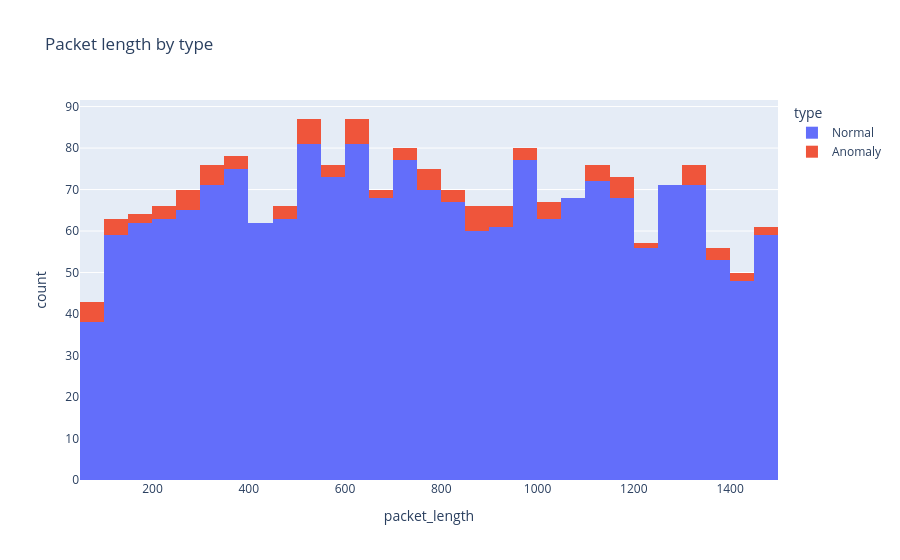

Source (notebook cell):
### Code cell
# Packet length distribution (normal vs anomaly)
data['type'] = data['is_anomaly'].map({0: 'Normal', 1: 'Anomaly'})
fig2 = px.histogram(data, x='packet_length', color='type', nbins=40, title='Packet length by type')
fig2.show()

### Figure 1 — Plotly figure (JSON) as saved in the notebook; plotly's stock layout.template omitted (floating-point values rounded to 4 significant figures; data arrays with more than 128 entries replaced by an {"elided": "..."} marker saying what was removed)
{"data": [{"bingroup": "x", "hovertemplate": "type=Normal<br>packet_length=%{x}<br>count=%{y}<extra></extra>", "legendgroup": "Normal", "marker": {"color": "#636efa", "pattern": {"shape": ""}}, "name": "Normal", "nbinsx": 40, "orientation": "v", "showlegend": true, "type": "histogram", "x": {"elided": "1902 int values"}, "xaxis": "x", "yaxis": "y"}, {"bingroup": "x", "hovertemplate": "type=Anomaly<br>packet_length=%{x}<br>count=%{y}<extra></extra>", "legendgroup": "Anomaly", "marker": {"color": "#EF553B", "pattern": {"shape": ""}}, "name": "Anomaly", "nbinsx": 40, "orientation": "v", "showlegend": true, "type": "histogram", "x": [522, 629, 1146, 1316, 954, 928, 780, 1474, 1174, 338, 1040, 67, 1043, 1120, 743, 1016, 96, 661, 104, 490, 355, 566, 901, 237, 251, 893, 1321, 961, 296, 554, 736, 221, 158, 253, 360, 71, 531, 1423, 371, 1308, 1192, 1164, 518, 1126, 1498, 329, 709, 1176, 250, 847, 1340, 143, 1167, 814, 782, 451, 866, 230, 1035, 764, 1347, 622, 789, 617, 593, 1106, 803, 878, 68, 271, 320, 919, 762, 876, 140, 540, 322, 309, 89, 618, 609, 613, 680, 450, 1353, 530, 1387, 1217, 1419, 165, 149, 937, 1379, 882, 952, 866, 538, 921], "xaxis": "x", "yaxis": "y"}], "layout": {"barmode": "relative", "legend": {"title": {"text": "type"}, "tracegroupgap": 0}, "title": {"text": "Packet length by type"}, "xaxis": {"anchor": "y", "domain": [0, 1], "title": {"text": "packet_length"}}, "yaxis": {"anchor": "x", "domain": [0, 1], "title": {"text": "count"}}}}
